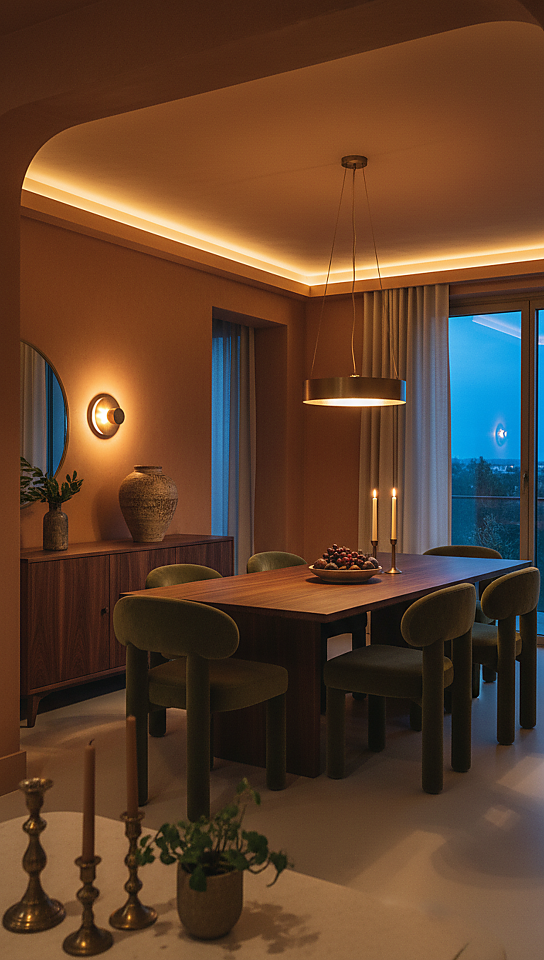
#> input picture assets/application_eseries/upscaled_test/e1-01_din_app_upscaled.png, 1088 x 1920 px (shown at 1/2 size)
$ python -i prepare_image.py   (imports and definitions only)
#> lines starting #> are read from the running program, lines starting #| are printed output that depends on the picture
"""
Converts a source asset PNG into an Instagram/Facebook-safe JPEG for the
carousel pipeline. Two real constraints forced this, confirmed against Meta's
own current docs before writing any code: the content-publishing API accepts
JPEG only (a PNG image_url is rejected outright), and feed/carousel images
must fall within a 4:5 (portrait) to 1.91:1 (landscape) aspect ratio.

This project's swatch and application assets are 9:16 (1072x1920, ratio
0.5625) — built for the video reels — which is far outside that band.

FIRST VERSION of this function fit the whole 9:16 source inside a 4:5 canvas
and filled the leftover left/right space with a blurred extension of the same
image, so nothing in the original frame was ever lost. Shipped, posted for
real, and Dev's verdict on the live result was that the blurred side bars just
read as empty space — not the desired look. Replaced with a full-bleed CROP
instead: scale the source to COVER the 4:5 canvas completely and crop the
overflow, on Dev's explicit instruction that losing some top/bottom is fine
as long as the swatch card's material-name text stays visible.

Since 4:5 (0.8) is proportionally WIDER per unit height than 9:16 (0.5625),
covering a 4:5 canvas with a 9:16 source means width is always the binding
dimension — the overflow is always in HEIGHT, so the crop only ever comes off
the top and/or bottom, never the sides. `anchor_y` controls where that crop
window sits vertically (0.0 = keep the top, lose the bottom; 1.0 = keep the
bottom, lose the top; 0.5 = centered). The swatch card's material-name label
sits in roughly the bottom fifth of the frame (verified by eye on c01), so
`carousel_pipeline.py` calls this with anchor_y=1.0 for swatches — crop only
ever comes off the top, guaranteeing the label survives regardless of exactly
where it sits on any given concept. Application (room) shots have no such
constraint, so they use anchor_y=0.5 (a normal centered crop).
"""
from pathlib import Path

from PIL import Image

CANVAS_SIZE = (1080, 1350)  # Instagram's standard 4:5 feed/carousel size


def prepare_carousel_image(src_path, dest_path, anchor_y=0.5):
#> called with dest_path = 'out.png', anchor_y = 0.5
    canvas_w, canvas_h = CANVAS_SIZE
    src = Image.open(src_path).convert("RGB")
#> src is the input picture: PIL image 1088x1920 RGB; mean R, G, B 94.4, 65.1, 44.6

    cover_scale = max(canvas_w / src.width, canvas_h / src.height)
#> cover_scale = 0.993
    scaled = src.resize((round(src.width * cover_scale), round(src.height * cover_scale)), Image.LANCZOS)

    overflow_y = scaled.height - canvas_h
#> overflow_y = 556
    top = round(overflow_y * max(0.0, min(1.0, anchor_y)))
#> top = 278
    canvas = scaled.crop((0, top, canvas_w, top + canvas_h))
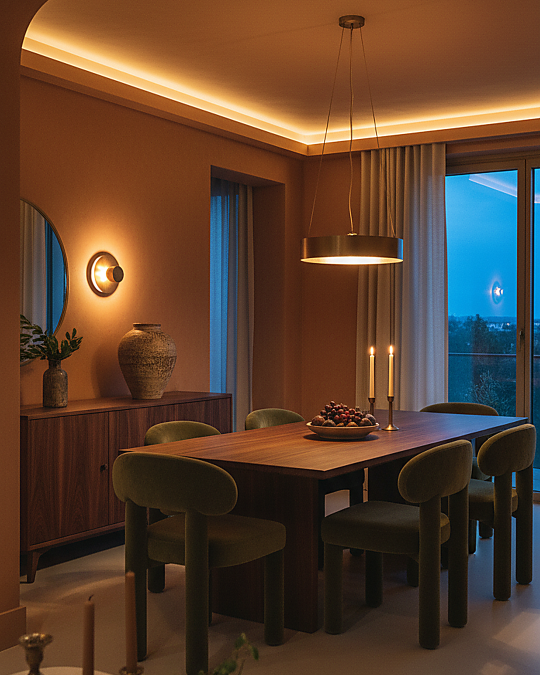
#> canvas: PIL image 1080x1350 RGB (shown at 1/2 size); mean R, G, B 91.3, 65, 46.9

    dest_path = Path(dest_path)
    canvas.save(dest_path, "JPEG", quality=92)
    return dest_path

>>> result = prepare_carousel_image('../assets/application_eseries/upscaled_test/e1-01_din_app_upscaled.png', 'out.png')

$ run again, on assets/application_eseries/upscaled_test/e1-01_liv_app_upscaled.png
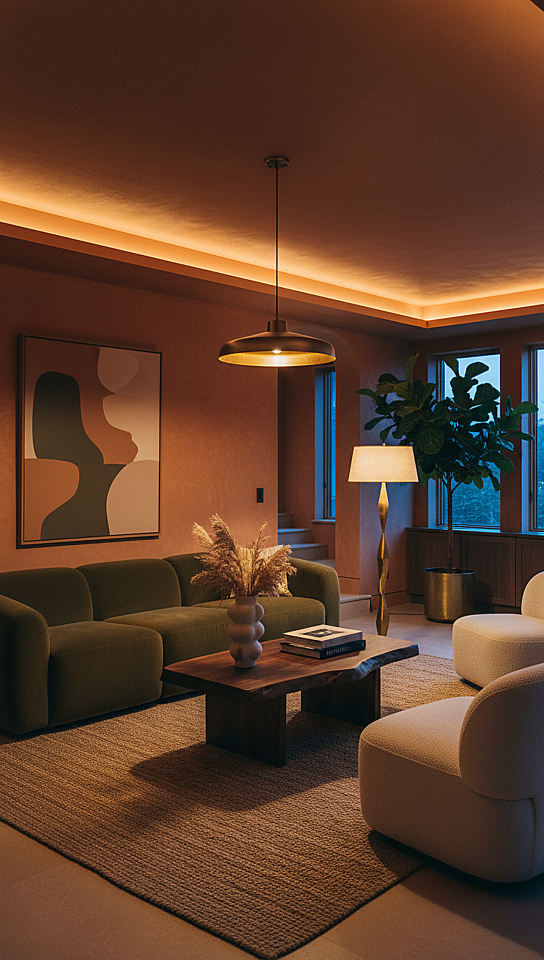
#> input picture assets/application_eseries/upscaled_test/e1-01_liv_app_upscaled.png, 1088 x 1920 px (shown at 1/2 size)
#> in prepare_carousel_image, src is the input picture: PIL image 1088x1920 RGB; mean R, G, B 94.2, 61.6, 42.8
#> in prepare_carousel_image, `canvas = scaled.crop((0, top, canvas_w, top + canvas_h))`:
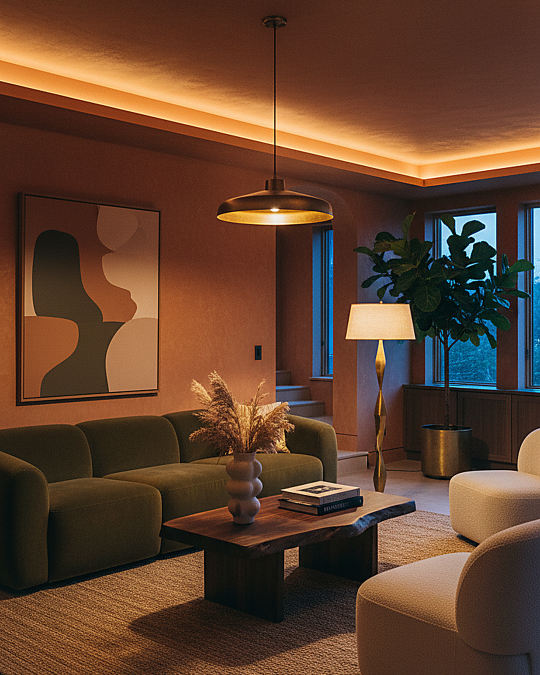
#> canvas: PIL image 1080x1350 RGB (shown at 1/2 size); mean R, G, B 97.6, 65.9, 46.5

$ run again, on assets/application_eseries/upscaled_test/e1-01_off_app_upscaled.png
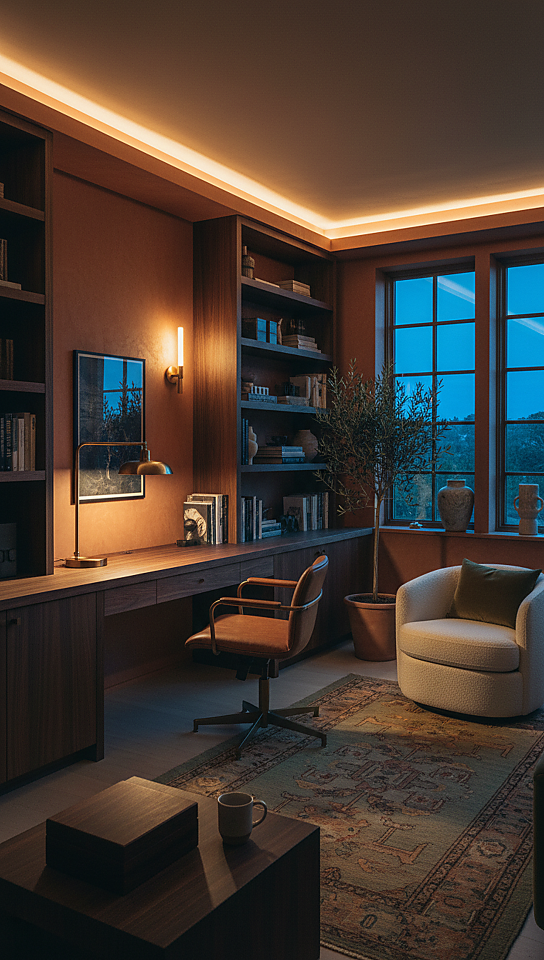
#> input picture assets/application_eseries/upscaled_test/e1-01_off_app_upscaled.png, 1088 x 1920 px (shown at 1/2 size)
#> in prepare_carousel_image, src is the input picture: PIL image 1088x1920 RGB; mean R, G, B 70.5, 59.1, 50.9
#> in prepare_carousel_image, `canvas = scaled.crop((0, top, canvas_w, top + canvas_h))`:
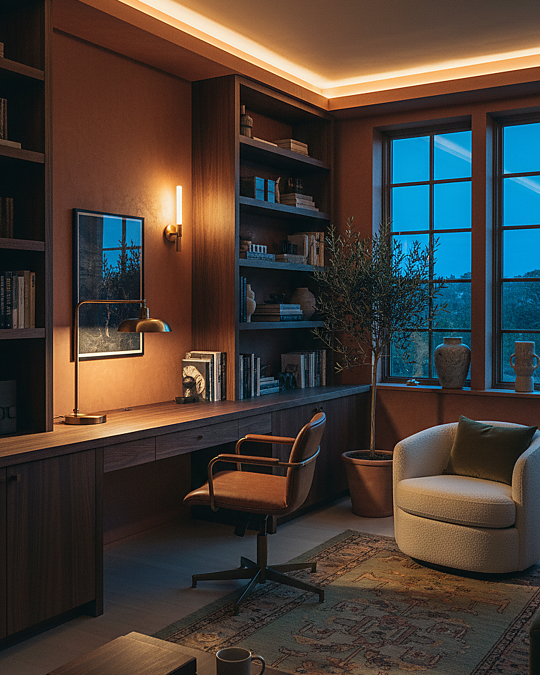
#> canvas: PIL image 1080x1350 RGB (shown at 1/2 size); mean R, G, B 71, 61.9, 55.1
